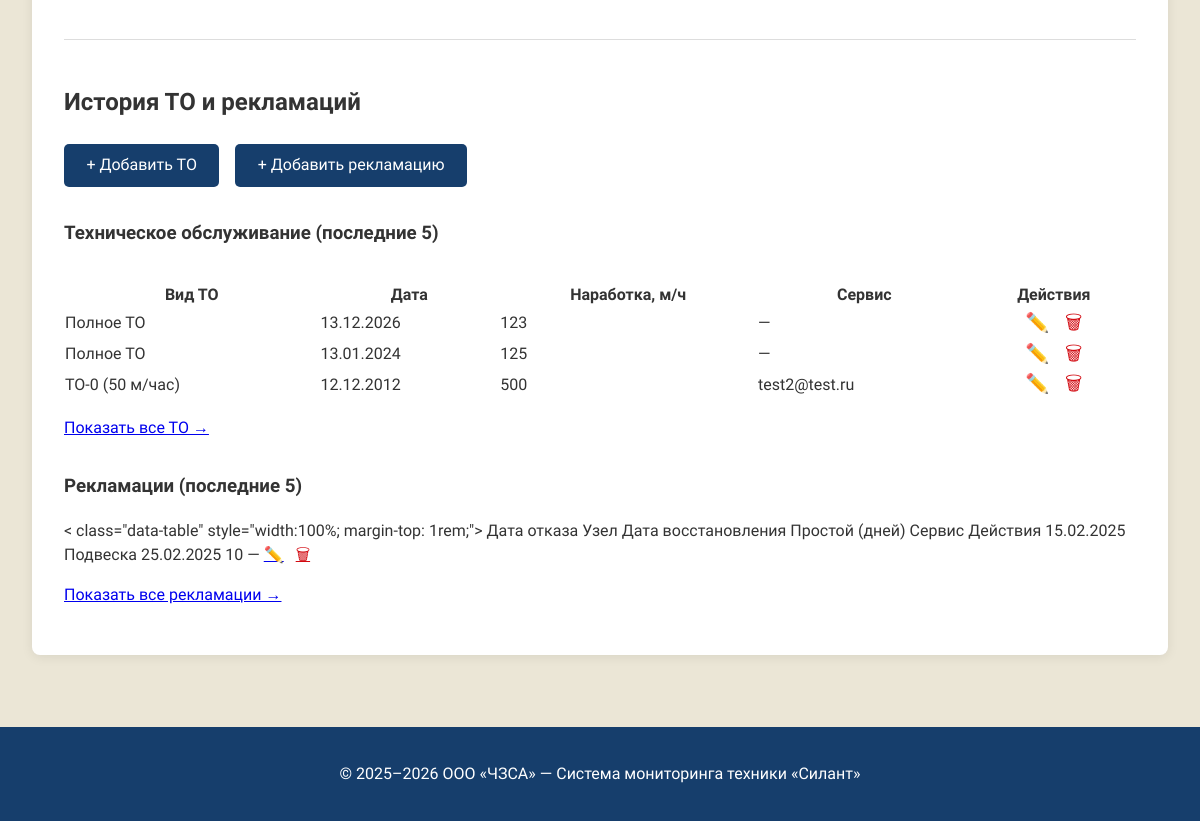
/machines/12345-12345/ (signed in, lower part), run on an earlier commit of the app's database.
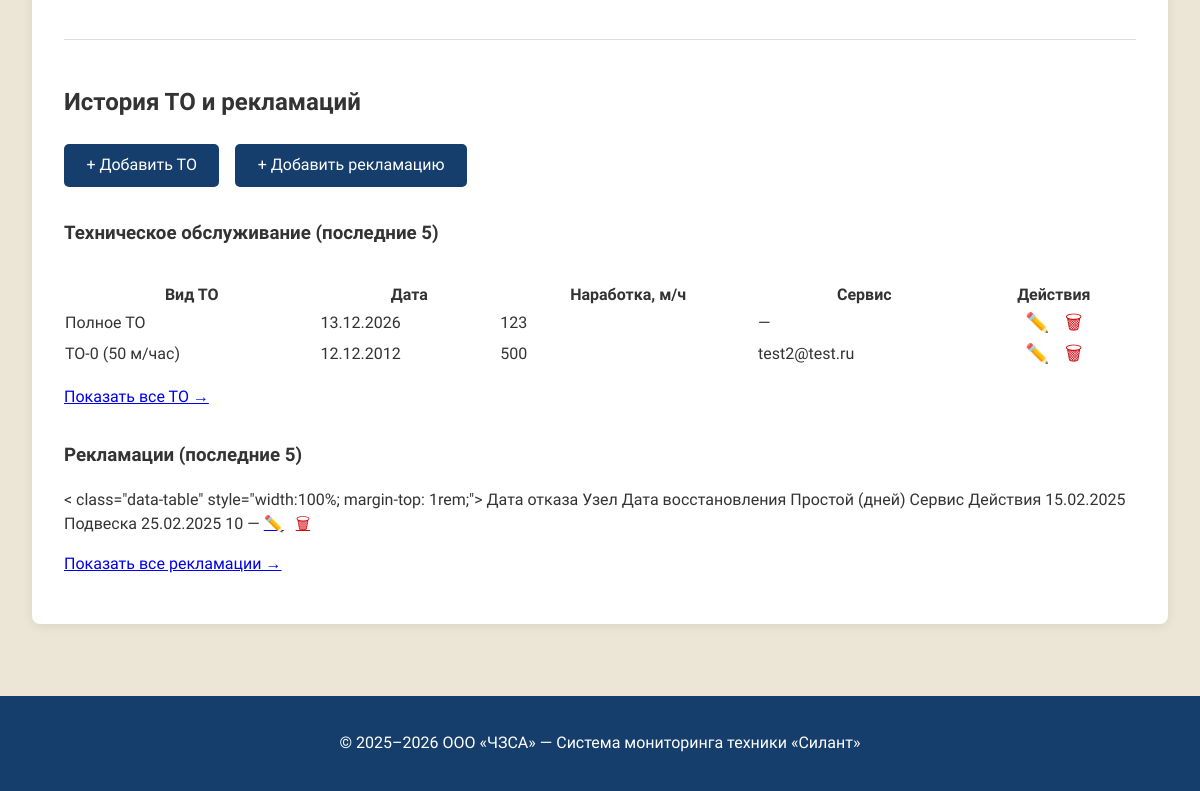
And on a later commit of the database.
### core/models.py (models this page shows, shortened)
class Maintenance(models.Model):
    type = models.ForeignKey(
        MaintenanceType, verbose_name=_('вид ТО'),
        on_delete=models.PROTECT, related_name='maintenances'
    )
    date = models.DateField(_('дата проведения ТО'))
    hours = models.IntegerField(_('наработка, м/час'), default=0)
    order_number = models.CharField(_('№ заказ-наряда'), max_length=100, blank=True)
    order_date = models.DateField(_('дата заказ-наряда'), null=True, blank=True)
    organization = models.ForeignKey(
        User, verbose_name=_('организация, проводившая ТО'),
        on_delete=models.SET_NULL, null=True, blank=True,
        related_name='performed_maintenances'
    )
    machine = models.ForeignKey(
        Machine, verbose_name=_('машина'),
        on_delete=models.CASCADE, related_name='maintenances'
    )
    service_company = models.ForeignKey(
        User, verbose_name=_('сервисная компания'),
        on_delete=models.SET_NULL, null=True, blank=True,
        related_name='service_maintenances'
    )
    created_at = models.DateTimeField(auto_now_add=True)
    updated_at = models.DateTimeField(auto_now=True)
    class Meta:
        verbose_name = _('ТО')
        verbose_name_plural = _('ТО')
        ordering = ['-date']  # По умолчанию сортировка по дате проведения (как в ТЗ)

class Directory(models.Model):
    name = models.CharField(_('название'), max_length=200)
    description = models.TextField(_('описание'), blank=True)
    class Meta:
        abstract = True
    def __str__(self):
        return self.name

class MaintenanceType(Directory):
    class Meta:
        verbose_name = _('вид ТО')
        verbose_name_plural = _('виды ТО')
        ordering = ['name']

class User(AbstractUser):
    username = None
    email = models.EmailField(
        _('email адрес'),
        unique=True,
        error_messages={
            'unique': _('Пользователь с таким email уже существует.'),
        },
    )
    USERNAME_FIELD = 'email'
    REQUIRED_FIELDS = []  # можно добавить сюда поля, если захочешь их запрашивать при createsuperuser
    objects = CustomUserManager()
    class Meta:
        verbose_name = _('пользователь')
        verbose_name_plural = _('пользователи')

class Claim(models.Model):
    failure_date = models.DateField(_('дата отказа'))
    hours = models.IntegerField(_('наработка, м/час'), default=0)
    failure_node = models.ForeignKey(
        FailureNode, verbose_name=_('узел отказа'),
        on_delete=models.PROTECT, related_name='claims'
    )
    failure_description = models.TextField(_('описание отказа'), blank=True)
    recovery_method = models.ForeignKey(
        RecoveryMethod, verbose_name=_('способ восстановления'),
        on_delete=models.PROTECT, related_name='claims'
    )
    parts_used = models.TextField(_('используемые запасные части'), blank=True)
    recovery_date = models.DateField(_('дата восстановления'), null=True, blank=True)
    machine = models.ForeignKey(
        Machine, verbose_name=_('машина'),
        on_delete=models.CASCADE, related_name='claims'
    )
    service_company = models.ForeignKey(
        User, verbose_name=_('сервисная компания'),
        on_delete=models.SET_NULL, null=True, blank=True,
        related_name='service_claims'
    )
    created_at = models.DateTimeField(auto_now_add=True)
    updated_at = models.DateTimeField(auto_now=True)
    class Meta:
        verbose_name = _('рекламация')
        verbose_name_plural = _('рекламации')
        ordering = ['-failure_date']  # По умолчанию сортировка по дате отказа (как в ТЗ)
    @property
    def downtime(self):
        if self.recovery_date and self.failure_date:
            return (self.recovery_date - self.failure_date).days
        return None

class FailureNode(Directory):
    class Meta:
        verbose_name = _('узел отказа')
        verbose_name_plural = _('узлы отказа')
        ordering = ['name']

### core/views.py (the view)
# urls.py: path("machines/<str:serial_number>/", MachineDetailView.as_view(), name="machine_detail"),
@method_decorator(login_required, name='dispatch')
class MachineDetailView(View):
    template_name = "core/machine_detail.html"
    def get(self, request, serial_number):
        machine = get_object_or_404(Machine, serial_number__iexact=serial_number)
        user = request.user
        can_view = False
        can_edit_machine = False
        can_add_maintenance = False
        can_add_claim = False
        if user.groups.filter(name='Менеджер').exists():
            can_view = True
            can_edit_machine = True
            can_add_maintenance = True
            can_add_claim = True
        elif user.groups.filter(name='Клиент').exists():
            can_view = machine.client == user
            can_add_maintenance = True          # клиент может добавлять ТО
            can_add_claim = False               # клиент НЕ может добавлять рекламации
        elif user.groups.filter(name='Сервисная_организация').exists():
            can_view = machine.service_company == user
            can_add_maintenance = True
            can_add_claim = True
        if not can_view:
            raise Http404("У вас нет доступа к этой машине")
        maintenances = machine.maintenances.order_by('-date')[:5]  # последние 5 ТО
        claims = machine.claims.order_by('-failure_date')[:5]  # последние 5 рекламаций
        context = {
            "machine": machine,
            "can_edit": can_edit_machine,
            "can_add_maintenance": can_add_maintenance,
            "can_add_claim": can_add_claim,
            "maintenances": maintenances,  # ← добавлено
            "claims": claims,
            "fields": [
                ("Зав. № машины", machine.serial_number),
                ("Модель техники", machine.model.name if machine.model else "—"),
                ("Модель двигателя", machine.engine_model.name if machine.engine_model else "—"),
                ("Зав. № двигателя", machine.engine_serial or "—"),
                ("Модель трансмиссии", machine.transmission_model.name if machine.transmission_model else "—"),
                ("Зав. № трансмиссии", machine.transmission_serial or "—"),
                ("Модель ведущего моста", machine.drive_axle_model.name if machine.drive_axle_model else "—"),
                ("Зав. № ведущего моста", machine.drive_axle_serial or "—"),
                ("Модель управляемого моста", machine.steer_axle_model.name if machine.steer_axle_model else "—"),
                ("Зав. № управляемого моста", machine.steer_axle_serial or "—"),
                ("Договор поставки №", machine.contract_number or "—"),
                ("Дата договора", machine.contract_date.strftime("%d.%m.%Y") if machine.contract_date else "—"),
                ("Дата отгрузки с завода", machine.shipment_date.strftime("%d.%m.%Y") if machine.shipment_date else "—"),
                ("Грузополучатель (конечный потребитель)", machine.consignee or "—"),
                ("Адрес поставки (эксплуатации)", machine.operation_address or "—"),
                ("Комплектация (доп. опции)", machine.options or "—"),
                ("Клиент", machine.client.email if machine.client else "—"),
                ("Сервисная компания", machine.service_company.email if machine.service_company else "—"),
            ]
        }
        return render(request, self.template_name, context)

### core/templates/core/machine_detail.html (shortened to what this page needs)
{% extends 'core/base.html' %}
{% block content %}
<div style="background: white; padding: 2rem; border-radius: 8px; box-shadow: 0 2px 12px rgba(0,0,0,0.08);">
    <div style="margin-top: 2.5rem; padding-top: 1.5rem; border-top: 1px solid #ddd;">
        <h2>История ТО и рекламаций</h2>
        <div style="margin: 1.5rem 0; display: flex; gap: 1rem; flex-wrap: wrap;">
            {% if can_add_maintenance %}
                <a href="{% url 'core:maintenance_create' serial_number=machine.serial_number %}"
                   class="btn" style="background: var(--dark-blue);">
                    + Добавить ТО
                </a>
            {% endif %}
            {% if can_add_claim %}
                <a href="{% url 'core:claim_create' serial_number=machine.serial_number %}"
                   class="btn" style="background: var(--dark-blue);">
                    + Добавить рекламацию
                </a>
            {% endif %}
        </div>
        <h3 style="margin-top: 2rem;">Техническое обслуживание (последние 5)</h3>
        {% if maintenances %}
            <div class="data-table-container">
                <table class="data-table" style="width:100%; margin-top: 1rem;">
                    <thead>
                        <tr>
                            <th>Вид ТО</th>
                            <th>Дата</th>
                            <th>Наработка, м/ч</th>
                            <th>Сервис</th>
                            <th>Действия</th>
                        </tr>
                    </thead>
                    <tbody>
                        {% for m in maintenances %}
                        <tr>
                            <td>{{ m.type }}</td>
                            <td>{{ m.date|date:"d.m.Y" }}</td>
                            <td>{{ m.hours|default:"—" }}</td>
                            <td>
                                {% if m.organization %}
                                    {{ m.organization.email|default:m.organization }}
                                {% elif m.service_company %}
                                    {{ m.service_company.email|default:"—" }}
                                {% else %}
                                    —
                                {% endif %}
                            </td>
                            <td style="white-space: nowrap; text-align: center;">
                                {% if can_edit or request.user == m.organization or request.user == m.service_company %}
                                    <a href="{% url 'core:maintenance_edit' pk=m.pk %}"
                                       title="Редактировать ТО"
                                       style="margin-right: 12px; font-size: 1.2rem; text-decoration: none;">✏️</a>
                                    <a href="{% url 'core:maintenance_delete' pk=m.pk %}"
                                       title="Удалить ТО"
                                       onclick="event.stopPropagation(); return confirm('Вы уверены, что хотите удалить эту запись ТО?');"
                                       style="color: var(--red); font-size: 1.2rem; text-decoration: none;">🗑</a>
                                {% endif %}
                            </td>
                        </tr>
                        {% empty %}
                        <tr><td colspan="5" style="text-align:center; padding:1.5rem; color:#777;">Нет записей ТО</td></tr>
                        {% endfor %}
                    </tbody>
                </table>
            </div>
                <p style="margin-top: 1rem; color: #666;">
                    <a href="{% url 'core:dashboard' %}#maintenance">Показать все ТО →</a>
                </p>
            {% else %}
                <p style="color: #777; margin-top: 1rem;">По этой машине пока нет записей ТО</p>
            {% endif %}
        <h3 style="margin-top: 2rem;">Рекламации (последние 5)</h3>
        {% if claims %}
            <div class="data-table-container">
                < class="data-table" style="width:100%; margin-top: 1rem;">
                    <thead>
                        <tr>
                            <th>Дата отказа</th>
                            <th>Узел</th>
                            <th>Дата восстановления</th>
                            <th>Простой (дней)</th>
                            <th>Сервис</th>
                            <th>Действия</th>
                        </tr>
                    </thead>
                    <tbody>
                        {% for c in claims %}
                        <tr>
                            <td>{{ c.failure_date|date:"d.m.Y" }}</td>
                            <td>{{ c.failure_node }}</td>
                            <td>{{ c.recovery_date|date:"d.m.Y"|default:"—" }}</td>
                            <td>{{ c.downtime|default:"—" }}</td>
                            <td>{{ c.service_company.email|default:"—" }}
                            <td style="white-space: nowrap; text-align: center;">
                                {% if can_edit or request.user == c.service_company %}
                                    <a href="{% url 'core:claim_edit' pk=c.pk %}" style="margin-right: 8px;">✏️</a>
                                    <a href="{% url 'core:claim_delete' pk=c.pk %}" style="color: var(--red);">🗑</a>
                                {% endif %}
                            </td>
                        </tr>
                        {% endfor %}
                    </tbody>
            </div>
            <p style="margin-top: 1rem; color: #666;">
                <a href="{% url 'core:dashboard' %}#claims">Показать все рекламации →</a>
            </p>
        {% else %}
            <p style="color: #777; margin-top: 1rem;">По этой машине пока нет рекламаций</p>
        {% endif %}
    </div>
</div>
{% endblock %}

### core/templates/core/base.html (shortened to what this page needs)
<!DOCTYPE html>
<html lang="ru">
<head>
    {% load static %}
</head>
<body>
<main class="container">
    {% block content %}{% endblock %}
</main>
<footer>
    <p>© 2025–2026 ООО «ЧЗСА» — Система мониторинга техники «Силант»</p>
</footer>
</body>
</html>

What changed in the data, as far as the page shows it:
removed Maintenance: type "Полное ТО", date "13.01.2024", hours "125"
